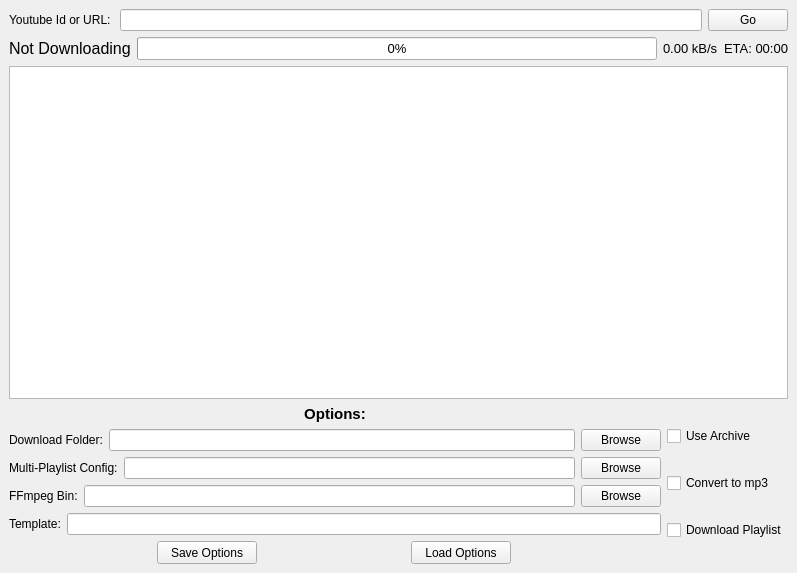
<?xml version="1.0" encoding="UTF-8"?>
<ui version="4.0">
 <class>MainWindow</class>
 <widget class="QMainWindow" name="MainWindow">
  <property name="geometry">
   <rect>
    <x>0</x>
    <y>0</y>
    <width>797</width>
    <height>573</height>
   </rect>
  </property>
  <property name="sizePolicy">
   <sizepolicy hsizetype="Fixed" vsizetype="Fixed">
    <horstretch>0</horstretch>
    <verstretch>0</verstretch>
   </sizepolicy>
  </property>
  <property name="windowTitle">
   <string>Youtube Downloader</string>
  </property>
  <widget class="QWidget" name="centralwidget">
   <layout class="QVBoxLayout" name="verticalLayout">
    <item>
     <layout class="QHBoxLayout" name="url_layout">
      <property name="sizeConstraint">
       <enum>QLayout::SetMaximumSize</enum>
      </property>
      <item>
       <widget class="QLabel" name="url_label">
        <property name="font">
         <font>
          <family>Arial</family>
          <pointsize>9</pointsize>
         </font>
        </property>
        <property name="text">
         <string>Youtube Id or URL: </string>
        </property>
       </widget>
      </item>
      <item>
       <widget class="QLineEdit" name="url_input">
        <property name="font">
         <font>
          <family>Arial</family>
         </font>
        </property>
       </widget>
      </item>
      <item>
       <widget class="QPushButton" name="download_now_button">
        <property name="font">
         <font>
          <family>Arial</family>
         </font>
        </property>
        <property name="text">
         <string>Go</string>
        </property>
       </widget>
      </item>
     </layout>
    </item>
    <item>
     <layout class="QHBoxLayout" name="download_status_layout">
      <item>
       <widget class="QLabel" name="download_filename_label">
        <property name="sizePolicy">
         <sizepolicy hsizetype="Preferred" vsizetype="Fixed">
          <horstretch>0</horstretch>
          <verstretch>0</verstretch>
         </sizepolicy>
        </property>
        <property name="font">
         <font>
          <family>Arial</family>
          <pointsize>12</pointsize>
         </font>
        </property>
        <property name="text">
         <string>Not Downloading</string>
        </property>
        <property name="margin">
         <number>0</number>
        </property>
        <property name="indent">
         <number>0</number>
        </property>
        <property name="textInteractionFlags">
         <set>Qt::TextSelectableByMouse</set>
        </property>
       </widget>
      </item>
      <item>
       <widget class="QProgressBar" name="download_progressbar">
        <property name="font">
         <font>
          <family>Arial</family>
          <pointsize>10</pointsize>
         </font>
        </property>
        <property name="value">
         <number>0</number>
        </property>
        <property name="textVisible">
         <bool>true</bool>
        </property>
        <property name="invertedAppearance">
         <bool>false</bool>
        </property>
        <property name="textDirection">
         <enum>QProgressBar::TopToBottom</enum>
        </property>
       </widget>
      </item>
      <item>
       <widget class="QLabel" name="speed_label">
        <property name="sizePolicy">
         <sizepolicy hsizetype="Preferred" vsizetype="Fixed">
          <horstretch>0</horstretch>
          <verstretch>0</verstretch>
         </sizepolicy>
        </property>
        <property name="font">
         <font>
          <family>Arial</family>
          <pointsize>10</pointsize>
         </font>
        </property>
        <property name="text">
         <string>0.00 kB/s</string>
        </property>
        <property name="textInteractionFlags">
         <set>Qt::NoTextInteraction</set>
        </property>
       </widget>
      </item>
      <item>
       <widget class="QLabel" name="eta_label">
        <property name="sizePolicy">
         <sizepolicy hsizetype="Preferred" vsizetype="Fixed">
          <horstretch>0</horstretch>
          <verstretch>0</verstretch>
         </sizepolicy>
        </property>
        <property name="font">
         <font>
          <family>Arial</family>
          <pointsize>10</pointsize>
         </font>
        </property>
        <property name="text">
         <string>ETA: 00:00</string>
        </property>
        <property name="textInteractionFlags">
         <set>Qt::NoTextInteraction</set>
        </property>
       </widget>
      </item>
     </layout>
    </item>
    <item>
     <widget class="QListWidget" name="downloaded_list"/>
    </item>
    <item>
     <layout class="QHBoxLayout" name="options_layout">
      <item>
       <layout class="QVBoxLayout" name="options_left_layout">
        <item>
         <widget class="QLabel" name="options_label">
          <property name="sizePolicy">
           <sizepolicy hsizetype="Preferred" vsizetype="Fixed">
            <horstretch>0</horstretch>
            <verstretch>0</verstretch>
           </sizepolicy>
          </property>
          <property name="font">
           <font>
            <family>Arial</family>
            <pointsize>11</pointsize>
            <weight>75</weight>
            <bold>true</bold>
            <underline>false</underline>
            <kerning>true</kerning>
           </font>
          </property>
          <property name="layoutDirection">
           <enum>Qt::LeftToRight</enum>
          </property>
          <property name="text">
           <string>Options:</string>
          </property>
          <property name="alignment">
           <set>Qt::AlignCenter</set>
          </property>
          <property name="margin">
           <number>0</number>
          </property>
          <property name="textInteractionFlags">
           <set>Qt::NoTextInteraction</set>
          </property>
         </widget>
        </item>
        <item>
         <layout class="QHBoxLayout" name="download_folder_layout">
          <property name="sizeConstraint">
           <enum>QLayout::SetMinimumSize</enum>
          </property>
          <item>
           <widget class="QLabel" name="download_folder_label">
            <property name="sizePolicy">
             <sizepolicy hsizetype="Preferred" vsizetype="Fixed">
              <horstretch>0</horstretch>
              <verstretch>0</verstretch>
             </sizepolicy>
            </property>
            <property name="font">
             <font>
              <family>Arial</family>
              <pointsize>9</pointsize>
             </font>
            </property>
            <property name="text">
             <string>Download Folder:</string>
            </property>
            <property name="textInteractionFlags">
             <set>Qt::NoTextInteraction</set>
            </property>
           </widget>
          </item>
          <item>
           <widget class="QLineEdit" name="download_folder_input">
            <property name="font">
             <font>
              <family>Arial</family>
             </font>
            </property>
           </widget>
          </item>
          <item>
           <widget class="QPushButton" name="download_folder_browse_button">
            <property name="font">
             <font>
              <family>Arial</family>
             </font>
            </property>
            <property name="text">
             <string>Browse</string>
            </property>
           </widget>
          </item>
         </layout>
        </item>
        <item>
         <layout class="QHBoxLayout" name="plist_input_file_layout">
          <property name="sizeConstraint">
           <enum>QLayout::SetMinimumSize</enum>
          </property>
          <item>
           <widget class="QLabel" name="plist_input_file_label">
            <property name="sizePolicy">
             <sizepolicy hsizetype="Preferred" vsizetype="Fixed">
              <horstretch>0</horstretch>
              <verstretch>0</verstretch>
             </sizepolicy>
            </property>
            <property name="font">
             <font>
              <family>Arial</family>
              <pointsize>9</pointsize>
             </font>
            </property>
            <property name="text">
             <string>Multi-Playlist Config:</string>
            </property>
            <property name="textInteractionFlags">
             <set>Qt::NoTextInteraction</set>
            </property>
           </widget>
          </item>
          <item>
           <widget class="QLineEdit" name="plists_file_input">
            <property name="font">
             <font>
              <family>Arial</family>
             </font>
            </property>
           </widget>
          </item>
          <item>
           <widget class="QPushButton" name="plists_file_browse_button">
            <property name="font">
             <font>
              <family>Arial</family>
             </font>
            </property>
            <property name="text">
             <string>Browse</string>
            </property>
           </widget>
          </item>
         </layout>
        </item>
        <item>
         <layout class="QHBoxLayout" name="ffmpeg_bin_layout">
          <property name="sizeConstraint">
           <enum>QLayout::SetMinimumSize</enum>
          </property>
          <item>
           <widget class="QLabel" name="ffmpeg_bin_label">
            <property name="sizePolicy">
             <sizepolicy hsizetype="Preferred" vsizetype="Fixed">
              <horstretch>0</horstretch>
              <verstretch>0</verstretch>
             </sizepolicy>
            </property>
            <property name="font">
             <font>
              <family>Arial</family>
              <pointsize>9</pointsize>
             </font>
            </property>
            <property name="text">
             <string>FFmpeg Bin:</string>
            </property>
            <property name="textInteractionFlags">
             <set>Qt::NoTextInteraction</set>
            </property>
           </widget>
          </item>
          <item>
           <widget class="QLineEdit" name="ffmpeg_bin_input">
            <property name="font">
             <font>
              <family>Arial</family>
             </font>
            </property>
           </widget>
          </item>
          <item>
           <widget class="QPushButton" name="ffmpeg_bin_browse_button">
            <property name="font">
             <font>
              <family>Arial</family>
             </font>
            </property>
            <property name="text">
             <string>Browse</string>
            </property>
           </widget>
          </item>
         </layout>
        </item>
        <item>
         <layout class="QHBoxLayout" name="template_layout">
          <property name="sizeConstraint">
           <enum>QLayout::SetMinimumSize</enum>
          </property>
          <item>
           <widget class="QLabel" name="template_label">
            <property name="sizePolicy">
             <sizepolicy hsizetype="Preferred" vsizetype="Fixed">
              <horstretch>0</horstretch>
              <verstretch>0</verstretch>
             </sizepolicy>
            </property>
            <property name="font">
             <font>
              <family>Arial</family>
              <pointsize>9</pointsize>
             </font>
            </property>
            <property name="text">
             <string>Template:</string>
            </property>
            <property name="textInteractionFlags">
             <set>Qt::NoTextInteraction</set>
            </property>
           </widget>
          </item>
          <item>
           <widget class="QLineEdit" name="template_input">
            <property name="font">
             <font>
              <family>Arial</family>
             </font>
            </property>
           </widget>
          </item>
         </layout>
        </item>
        <item>
         <layout class="QHBoxLayout" name="load_save_options_layout">
          <property name="sizeConstraint">
           <enum>QLayout::SetMinimumSize</enum>
          </property>
          <item>
           <widget class="QPushButton" name="save_options_button">
            <property name="sizePolicy">
             <sizepolicy hsizetype="Fixed" vsizetype="Fixed">
              <horstretch>0</horstretch>
              <verstretch>0</verstretch>
             </sizepolicy>
            </property>
            <property name="minimumSize">
             <size>
              <width>100</width>
              <height>23</height>
             </size>
            </property>
            <property name="font">
             <font>
              <family>Arial</family>
             </font>
            </property>
            <property name="text">
             <string>Save Options</string>
            </property>
            <property name="shortcut">
             <string>Ctrl+S</string>
            </property>
           </widget>
          </item>
          <item>
           <widget class="QPushButton" name="load_options_button">
            <property name="sizePolicy">
             <sizepolicy hsizetype="Fixed" vsizetype="Fixed">
              <horstretch>0</horstretch>
              <verstretch>0</verstretch>
             </sizepolicy>
            </property>
            <property name="minimumSize">
             <size>
              <width>100</width>
              <height>23</height>
             </size>
            </property>
            <property name="font">
             <font>
              <family>Arial</family>
             </font>
            </property>
            <property name="text">
             <string>Load Options</string>
            </property>
           </widget>
          </item>
         </layout>
        </item>
       </layout>
      </item>
      <item>
       <layout class="QVBoxLayout" name="options_right_layout">
        <property name="sizeConstraint">
         <enum>QLayout::SetMinimumSize</enum>
        </property>
        <item>
         <widget class="QCheckBox" name="archive_checkbox">
          <property name="font">
           <font>
            <family>Arial</family>
           </font>
          </property>
          <property name="text">
           <string>Use Archive</string>
          </property>
         </widget>
        </item>
        <item>
         <widget class="QCheckBox" name="mp3_convert_checkbox">
          <property name="font">
           <font>
            <family>Arial</family>
           </font>
          </property>
          <property name="text">
           <string>Convert to mp3</string>
          </property>
         </widget>
        </item>
        <item>
         <widget class="QCheckBox" name="plist_checkbox">
          <property name="font">
           <font>
            <family>Arial</family>
           </font>
          </property>
          <property name="text">
           <string>Download Playlist</string>
          </property>
         </widget>
        </item>
       </layout>
      </item>
     </layout>
    </item>
   </layout>
  </widget>
 </widget>
 <resources/>
 <connections/>
</ui>
